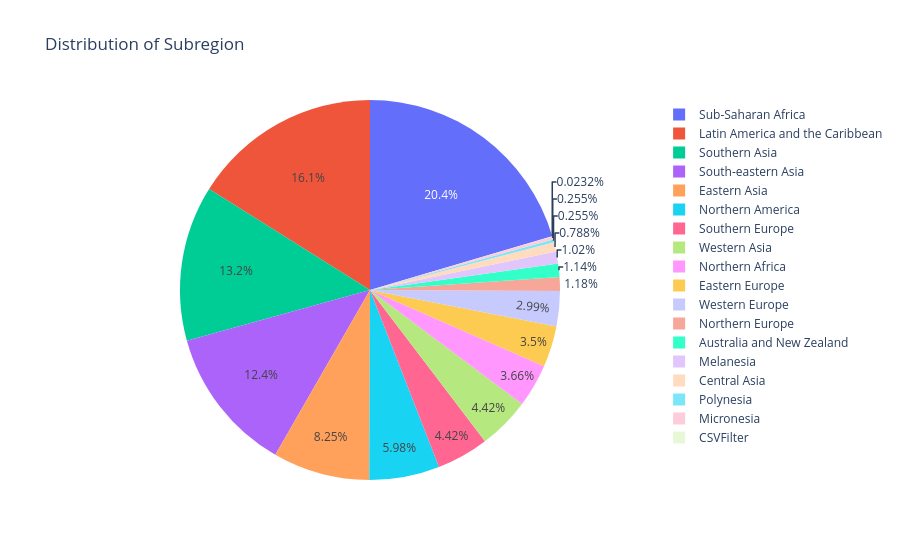
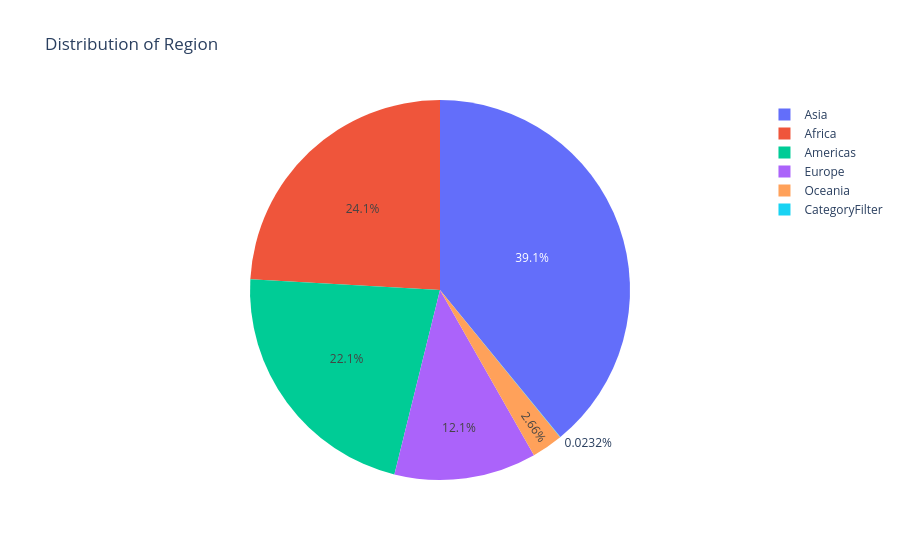
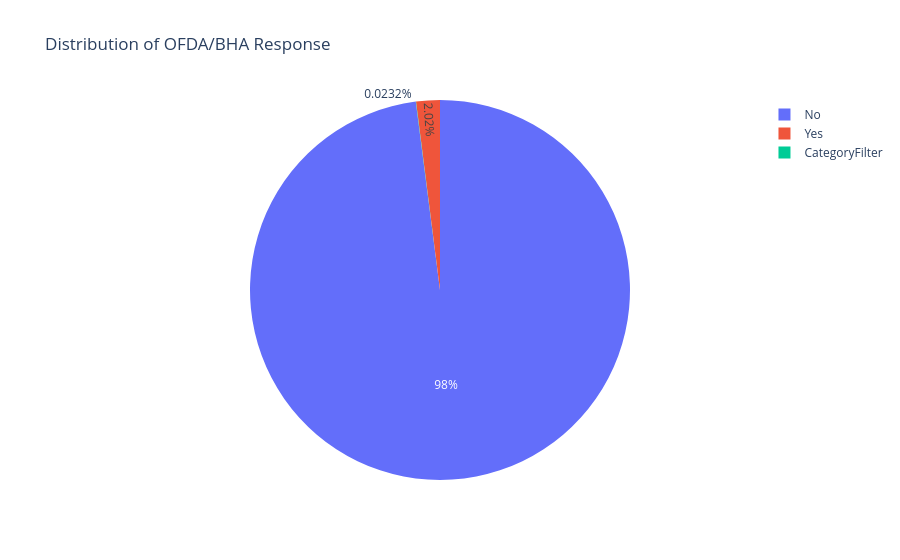
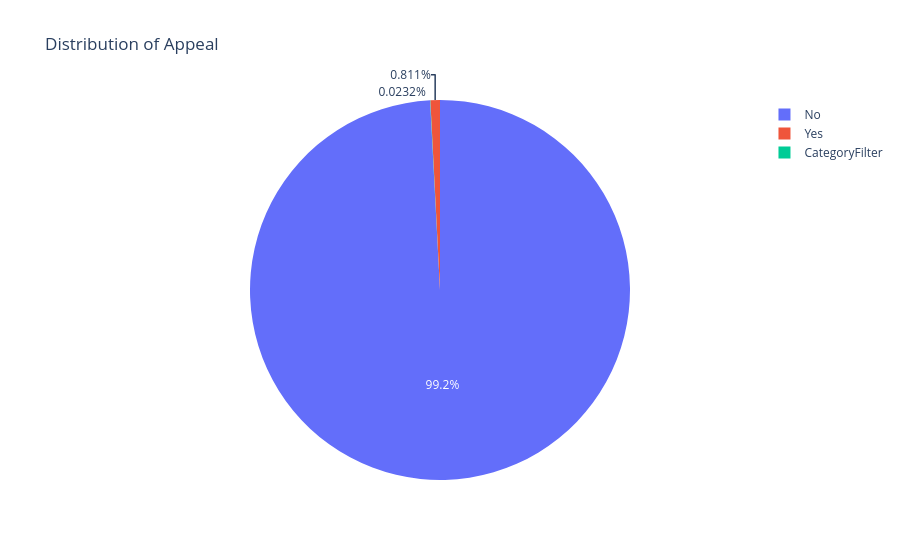

Notebook code for these charts, in order:
### Code cell
for i in cat:
    print('Pie plot for:',i)
    fig=px.pie(df,names=i,title='Distribution of '+i)
    fig.show()
    print("\n")

### Figure 1 — Plotly figure (JSON) as saved in the notebook; plotly's stock layout.template omitted (floating-point values rounded to 4 significant figures; data arrays with more than 128 entries replaced by an {"elided": "..."} marker saying what was removed)
{"data": [{"domain": {"x": [0, 1], "y": [0, 1]}, "hovertemplate": "Subregion=%{label}<extra></extra>", "labels": {"elided": "4317 str values"}, "legendgroup": "", "name": "", "showlegend": true, "type": "pie"}], "layout": {"autosize": true, "legend": {"tracegroupgap": 0}, "title": {"text": "Distribution of Subregion"}}}

### Figure 2 — Plotly figure (JSON) as saved in the notebook; plotly's stock layout.template omitted (floating-point values rounded to 4 significant figures; data arrays with more than 128 entries replaced by an {"elided": "..."} marker saying what was removed)
{"data": [{"domain": {"x": [0, 1], "y": [0, 1]}, "hovertemplate": "Region=%{label}<extra></extra>", "labels": {"elided": "4317 str values"}, "legendgroup": "", "name": "", "showlegend": true, "type": "pie"}], "layout": {"autosize": true, "legend": {"tracegroupgap": 0}, "title": {"text": "Distribution of Region"}}}

### Figure 3 — Plotly figure (JSON) as saved in the notebook; plotly's stock layout.template omitted (floating-point values rounded to 4 significant figures; data arrays with more than 128 entries replaced by an {"elided": "..."} marker saying what was removed)
{"data": [{"domain": {"x": [0, 1], "y": [0, 1]}, "hovertemplate": "OFDA/BHA Response=%{label}<extra></extra>", "labels": {"elided": "4317 str values"}, "legendgroup": "", "name": "", "showlegend": true, "type": "pie"}], "layout": {"autosize": true, "legend": {"tracegroupgap": 0}, "title": {"text": "Distribution of OFDA/BHA Response"}}}

### Figure 4 — Plotly figure (JSON) as saved in the notebook; plotly's stock layout.template omitted (floating-point values rounded to 4 significant figures; data arrays with more than 128 entries replaced by an {"elided": "..."} marker saying what was removed)
{"data": [{"domain": {"x": [0, 1], "y": [0, 1]}, "hovertemplate": "Appeal=%{label}<extra></extra>", "labels": {"elided": "4317 str values"}, "legendgroup": "", "name": "", "showlegend": true, "type": "pie"}], "layout": {"autosize": true, "legend": {"tracegroupgap": 0}, "title": {"text": "Distribution of Appeal"}}}
